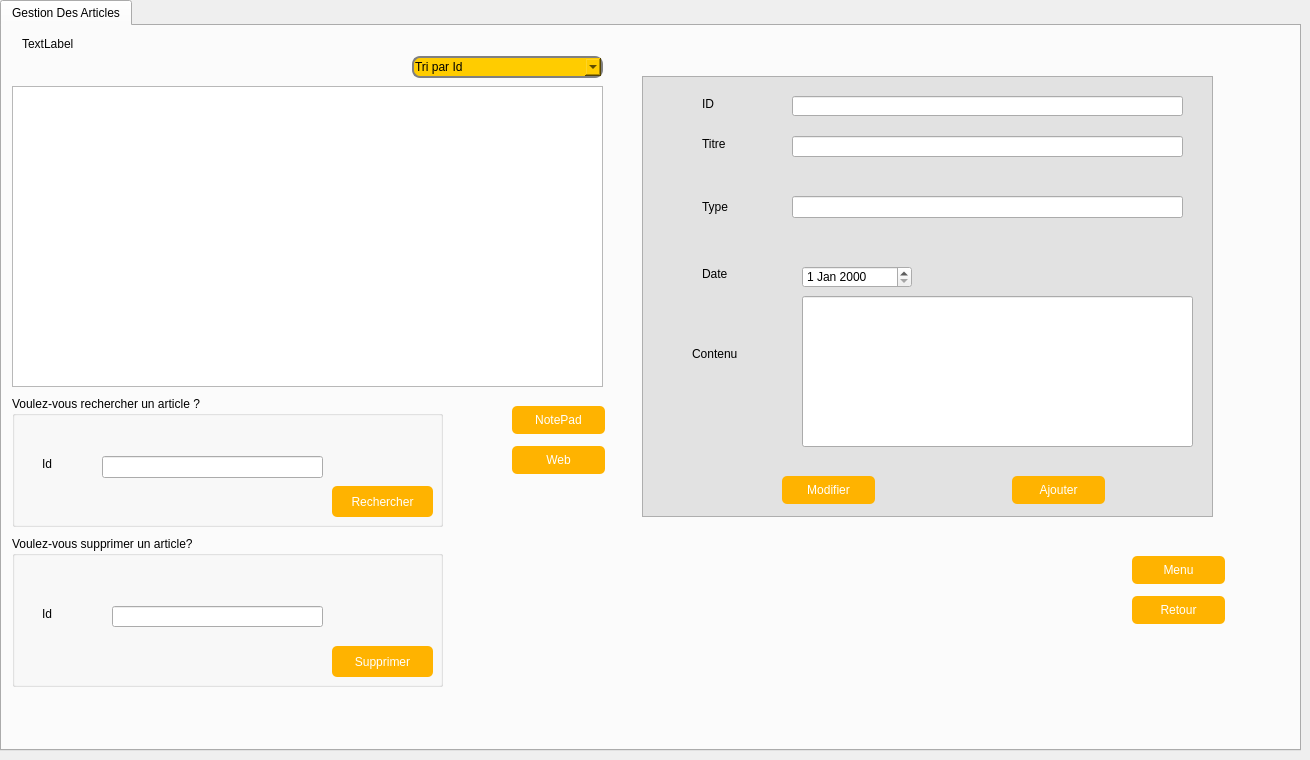
    <widget class="QWidget" name="page_5">
     <widget class="QTabWidget" name="tabWidget_2">
      <property name="geometry">
       <rect>
        <x>0</x>
        <y>0</y>
        <width>1301</width>
        <height>751</height>
       </rect>
      </property>
      <property name="styleSheet">
       <string notr="true">font: 10pt &quot;MS Shell Dlg 2&quot;;</string>
      </property>
      <property name="currentIndex">
       <number>0</number>
      </property>
      <widget class="QWidget" name="tab_2">
       <attribute name="title">
        <string>Gestion Des Articles</string>
       </attribute>
       <widget class="QLabel" name="label_14">
        <property name="geometry">
         <rect>
          <x>700</x>
          <y>110</y>
          <width>41</width>
          <height>16</height>
         </rect>
        </property>
        <property name="text">
         <string>Titre</string>
        </property>
       </widget>
       <widget class="QLabel" name="label_13">
        <property name="geometry">
         <rect>
          <x>700</x>
          <y>240</y>
          <width>41</width>
          <height>16</height>
         </rect>
        </property>
        <property name="text">
         <string>Date</string>
        </property>
       </widget>
       <widget class="QLabel" name="label_16">
        <property name="geometry">
         <rect>
          <x>700</x>
          <y>170</y>
          <width>41</width>
          <height>21</height>
         </rect>
        </property>
        <property name="text">
         <string>Type</string>
        </property>
       </widget>
       <widget class="QLabel" name="label_18">
        <property name="geometry">
         <rect>
          <x>690</x>
          <y>320</y>
          <width>71</width>
          <height>16</height>
         </rect>
        </property>
        <property name="text">
         <string>Contenu</string>
        </property>
       </widget>
       <widget class="QLineEdit" name="lineEdit_ida">
        <property name="geometry">
         <rect>
          <x>790</x>
          <y>70</y>
          <width>391</width>
          <height>20</height>
         </rect>
        </property>
       </widget>
       <widget class="QLineEdit" name="lineEdit_titre">
        <property name="geometry">
         <rect>
          <x>800</x>
          <y>270</y>
          <width>391</width>
          <height>151</height>
         </rect>
        </property>
       </widget>
       <widget class="QLineEdit" name="lineEdit_type">
        <property name="geometry">
         <rect>
          <x>790</x>
          <y>170</y>
          <width>391</width>
          <height>22</height>
         </rect>
        </property>
       </widget>
       <widget class="QDateEdit" name="dateEdit">
        <property name="geometry">
         <rect>
          <x>800</x>
          <y>240</y>
          <width>110</width>
          <height>22</height>
         </rect>
        </property>
       </widget>
       <widget class="QLineEdit" name="lineEdit_6">
        <property name="geometry">
         <rect>
          <x>790</x>
          <y>110</y>
          <width>391</width>
          <height>21</height>
         </rect>
        </property>
       </widget>
       <widget class="QPushButton" name="pushButton_ajouterartcile">
        <property name="geometry">
         <rect>
          <x>1010</x>
          <y>450</y>
          <width>93</width>
          <height>28</height>
         </rect>
        </property>
        <property name="styleSheet">
         <string notr="true">QPushButton {
padding: 1px;
border-style: solid;
border: 2px solid gray;
border-radius: 8px;
background-color: rgb(170, 150, 123);
border:2px solid #000;
}
QPushButton {
     color: #fff !important;

text-decoration: none;
background: #ffb300;

border-radius: 5px;
display: inline-block;
border: none;
transition: all 0.4s ease 0s;
 }
 QPushButton:hover {
     background: #ffcc00;
	background-color: ;
letter-spacing: 1px;
-webkit-box-shadow: 0px 5px 40px -10px rgba(0,0,0,0.57);
-moz-box-shadow: 0px 5px 40px -10px rgba(0,0,0,0.57);
box-shadow: 5px 40px -10px rgba(0,0,0,0.57);
transition: all 0.4s ease 0s;
 }</string>
        </property>
        <property name="text">
         <string>Ajouter</string>
        </property>
       </widget>
       <widget class="QPushButton" name="pushButton_modifierarticle">
        <property name="geometry">
         <rect>
          <x>780</x>
          <y>450</y>
          <width>93</width>
          <height>28</height>
         </rect>
        </property>
        <property name="styleSheet">
         <string notr="true">QPushButton {
padding: 1px;
border-style: solid;
border: 2px solid gray;
border-radius: 8px;
background-color: rgb(170, 150, 123);
border:2px solid #000;
}
QPushButton {
     color: #fff !important;

text-decoration: none;
background: #ffb300;

border-radius: 5px;
display: inline-block;
border: none;
transition: all 0.4s ease 0s;
 }
 QPushButton:hover {
     background: #ffcc00;
	background-color: ;
letter-spacing: 1px;
-webkit-box-shadow: 0px 5px 40px -10px rgba(0,0,0,0.57);
-moz-box-shadow: 0px 5px 40px -10px rgba(0,0,0,0.57);
box-shadow: 5px 40px -10px rgba(0,0,0,0.57);
transition: all 0.4s ease 0s;
 }</string>
        </property>
        <property name="text">
         <string>Modifier</string>
        </property>
       </widget>
       <widget class="QLabel" name="label_12">
        <property name="geometry">
         <rect>
          <x>700</x>
          <y>70</y>
          <width>31</width>
          <height>16</height>
         </rect>
        </property>
        <property name="styleSheet">
         <string notr="true">font: 10pt &quot;MS Shell Dlg 2&quot;;</string>
        </property>
        <property name="text">
         <string>ID</string>
        </property>
       </widget>
       <widget class="QGroupBox" name="groupBox_2">
        <property name="geometry">
         <rect>
          <x>10</x>
          <y>370</y>
          <width>431</width>
          <height>131</height>
         </rect>
        </property>
        <property name="title">
         <string>Voulez-vous rechercher un article ?</string>
        </property>
        <widget class="QLineEdit" name="lineEdit_recherchearticle">
         <property name="geometry">
          <rect>
           <x>90</x>
           <y>60</y>
           <width>221</width>
           <height>22</height>
          </rect>
         </property>
        </widget>
        <widget class="QPushButton" name="pushButton_rechercharticle">
         <property name="geometry">
          <rect>
           <x>320</x>
           <y>90</y>
           <width>101</width>
           <height>31</height>
          </rect>
         </property>
         <property name="styleSheet">
          <string notr="true">QPushButton {
padding: 1px;
border-style: solid;
border: 2px solid gray;
border-radius: 8px;
background-color: rgb(170, 150, 123);
border:2px solid #000;
}
QPushButton {
     color: #fff !important;

text-decoration: none;
background: #ffb300;

border-radius: 5px;
display: inline-block;
border: none;
transition: all 0.4s ease 0s;
 }
 QPushButton:hover {
     background: #ffcc00;
	background-color: ;
letter-spacing: 1px;
-webkit-box-shadow: 0px 5px 40px -10px rgba(0,0,0,0.57);
-moz-box-shadow: 0px 5px 40px -10px rgba(0,0,0,0.57);
box-shadow: 5px 40px -10px rgba(0,0,0,0.57);
transition: all 0.4s ease 0s;
 }</string>
         </property>
         <property name="text">
          <string>Rechercher</string>
         </property>
        </widget>
        <widget class="QLabel" name="label_19">
         <property name="geometry">
          <rect>
           <x>30</x>
           <y>60</y>
           <width>21</width>
           <height>16</height>
          </rect>
         </property>
         <property name="text">
          <string>Id</string>
         </property>
        </widget>
        <widget class="QLabel" name="label_62">
         <property name="geometry">
          <rect>
           <x>350</x>
           <y>50</y>
           <width>41</width>
           <height>31</height>
          </rect>
         </property>
         <property name="styleSheet">
          <string notr="true">image:url(:/img/find2.png)</string>
         </property>
         <property name="text">
          <string/>
         </property>
        </widget>
       </widget>
       <widget class="QGroupBox" name="groupBox_3">
        <property name="geometry">
         <rect>
          <x>10</x>
          <y>510</y>
          <width>431</width>
          <height>151</height>
         </rect>
        </property>
        <property name="title">
         <string>Voulez-vous supprimer un article?</string>
        </property>
        <widget class="QLineEdit" name="lineEdit_supparticle">
         <property name="geometry">
          <rect>
           <x>100</x>
           <y>70</y>
           <width>211</width>
           <height>21</height>
          </rect>
         </property>
        </widget>
        <widget class="QPushButton" name="pushButton_supparticle">
         <property name="geometry">
          <rect>
           <x>320</x>
           <y>110</y>
           <width>101</width>
           <height>31</height>
          </rect>
         </property>
         <property name="styleSheet">
          <string notr="true">QPushButton {
padding: 1px;
border-style: solid;
border: 2px solid gray;
border-radius: 8px;
background-color: rgb(170, 150, 123);
border:2px solid #000;
}
QPushButton {
     color: #fff !important;

text-decoration: none;
background: #ffb300;

border-radius: 5px;
display: inline-block;
border: none;
transition: all 0.4s ease 0s;
 }
 QPushButton:hover {
     background: #ffcc00;
	background-color: ;
letter-spacing: 1px;
-webkit-box-shadow: 0px 5px 40px -10px rgba(0,0,0,0.57);
-moz-box-shadow: 0px 5px 40px -10px rgba(0,0,0,0.57);
box-shadow: 5px 40px -10px rgba(0,0,0,0.57);
transition: all 0.4s ease 0s;
 }</string>
         </property>
         <property name="text">
          <string>Supprimer</string>
         </property>
        </widget>
        <widget class="QLabel" name="label_20">
         <property name="geometry">
          <rect>
           <x>30</x>
           <y>70</y>
           <width>21</width>
           <height>16</height>
          </rect>
         </property>
         <property name="text">
          <string>Id</string>
         </property>
        </widget>
        <widget class="QLabel" name="label_60">
         <property name="geometry">
          <rect>
           <x>350</x>
           <y>70</y>
           <width>41</width>
           <height>31</height>
          </rect>
         </property>
         <property name="styleSheet">
          <string notr="true">image:url(:/img/delete2.png)</string>
         </property>
         <property name="text">
          <string/>
         </property>
        </widget>
       </widget>
       <widget class="QTableView" name="tabarticle">
        <property name="geometry">
         <rect>
          <x>10</x>
          <y>60</y>
          <width>591</width>
          <height>301</height>
         </rect>
        </property>
       </widget>
       <widget class="QComboBox" name="comboBox_4">
        <property name="geometry">
         <rect>
          <x>410</x>
          <y>30</y>
          <width>191</width>
          <height>22</height>
         </rect>
        </property>
        <property name="styleSheet">
         <string notr="true">
padding: 1px;
border-style: solid;
border: 2px solid gray;
border-radius: 8px;
background-color: #ffcc00;
border:2px solid #ff;
</string>
        </property>
        <item>
         <property name="text">
          <string>Tri par Id</string>
         </property>
        </item>
       </widget>
       <widget class="QPushButton" name="pushButton_20">
        <property name="geometry">
         <rect>
          <x>510</x>
          <y>380</y>
          <width>93</width>
          <height>28</height>
         </rect>
        </property>
        <property name="styleSheet">
         <string notr="true">QPushButton {
padding: 1px;
border-style: solid;
border: 2px solid gray;
border-radius: 8px;
background-color: rgb(170, 150, 123);
border:2px solid #000;
}
QPushButton {
     color: #fff !important;

text-decoration: none;
background: #ffb300;

border-radius: 5px;
display: inline-block;
border: none;
transition: all 0.4s ease 0s;
 }
 QPushButton:hover {
     background: #ffcc00;
	background-color: ;
letter-spacing: 1px;
-webkit-box-shadow: 0px 5px 40px -10px rgba(0,0,0,0.57);
-moz-box-shadow: 0px 5px 40px -10px rgba(0,0,0,0.57);
box-shadow: 5px 40px -10px rgba(0,0,0,0.57);
transition: all 0.4s ease 0s;
 }</string>
        </property>
        <property name="text">
         <string>NotePad</string>
        </property>
       </widget>
       <widget class="QPushButton" name="pushButton_25">
        <property name="geometry">
         <rect>
          <x>510</x>
          <y>420</y>
          <width>93</width>
          <height>28</height>
         </rect>
        </property>
        <property name="styleSheet">
         <string notr="true">QPushButton {
padding: 1px;
border-style: solid;
border: 2px solid gray;
border-radius: 8px;
background-color: rgb(170, 150, 123);
border:2px solid #000;
}
QPushButton {
     color: #fff !important;

text-decoration: none;
background: #ffb300;

border-radius: 5px;
display: inline-block;
border: none;
transition: all 0.4s ease 0s;
 }
 QPushButton:hover {
     background: #ffcc00;
	background-color: ;
letter-spacing: 1px;
-webkit-box-shadow: 0px 5px 40px -10px rgba(0,0,0,0.57);
-moz-box-shadow: 0px 5px 40px -10px rgba(0,0,0,0.57);
box-shadow: 5px 40px -10px rgba(0,0,0,0.57);
transition: all 0.4s ease 0s;
 }</string>
        </property>
        <property name="text">
         <string>Web</string>
        </property>
       </widget>
       <widget class="QLabel" name="clock2">
        <property name="geometry">
         <rect>
          <x>20</x>
          <y>10</y>
          <width>161</width>
          <height>16</height>
         </rect>
        </property>
        <property name="styleSheet">
         <string notr="true">font: 13pt &quot;MS Shell Dlg 2&quot;;
color:rgb(6, 6, 6)</string>
        </property>
        <property name="text">
         <string>TextLabel</string>
        </property>
       </widget>
       <widget class="QLabel" name="label_57">
        <property name="geometry">
         <rect>
          <x>870</x>
          <y>140</y>
          <width>251</width>
          <height>16</height>
         </rect>
        </property>
        <property name="styleSheet">
         <string notr="true">color:rgb(255, 28, 12)</string>
        </property>
        <property name="text">
         <string/>
        </property>
       </widget>
       <widget class="QLabel" name="label_58">
        <property name="geometry">
         <rect>
          <x>870</x>
          <y>200</y>
          <width>251</width>
          <height>16</height>
         </rect>
        </property>
        <property name="styleSheet">
         <string notr="true">color:rgb(255, 28, 12)</string>
        </property>
        <property name="text">
         <string/>
        </property>
       </widget>
       <widget class="QLabel" name="label_59">
        <property name="geometry">
         <rect>
          <x>830</x>
          <y>430</y>
          <width>251</width>
          <height>16</height>
         </rect>
        </property>
        <property name="styleSheet">
         <string notr="true">color:rgb(255, 28, 12)</string>
        </property>
        <property name="text">
         <string/>
        </property>
       </widget>
       <widget class="QPushButton" name="pushButton_29">
        <property name="geometry">
         <rect>
          <x>1130</x>
          <y>530</y>
          <width>93</width>
          <height>28</height>
         </rect>
        </property>
        <property name="styleSheet">
         <string notr="true">QPushButton {
padding: 1px;
border-style: solid;
border: 2px solid gray;
border-radius: 8px;
background-color: rgb(170, 150, 123);
border:2px solid #000;
}
QPushButton {
     color: #fff !important;

text-decoration: none;
background: #ffb300;

border-radius: 5px;
display: inline-block;
border: none;
transition: all 0.4s ease 0s;
 }
 QPushButton:hover {
     background: #ffcc00;
	background-color: ;
letter-spacing: 1px;
-webkit-box-shadow: 0px 5px 40px -10px rgba(0,0,0,0.57);
-moz-box-shadow: 0px 5px 40px -10px rgba(0,0,0,0.57);
box-shadow: 5px 40px -10px rgba(0,0,0,0.57);
transition: all 0.4s ease 0s;
 }</string>
        </property>
        <property name="text">
         <string>Menu</string>
        </property>
       </widget>
       <widget class="QPushButton" name="pushButton_30">
        <property name="geometry">
         <rect>
          <x>1130</x>
          <y>570</y>
          <width>93</width>
          <height>28</height>
         </rect>
        </property>
        <property name="styleSheet">
         <string notr="true">QPushButton {
padding: 1px;
border-style: solid;
border: 2px solid gray;
border-radius: 8px;
background-color: rgb(170, 150, 123);
border:2px solid #000;
}
QPushButton {
     color: #fff !important;

text-decoration: none;
background: #ffb300;

border-radius: 5px;
display: inline-block;
border: none;
transition: all 0.4s ease 0s;
 }
 QPushButton:hover {
     background: #ffcc00;
	background-color: ;
letter-spacing: 1px;
-webkit-box-shadow: 0px 5px 40px -10px rgba(0,0,0,0.57);
-moz-box-shadow: 0px 5px 40px -10px rgba(0,0,0,0.57);
box-shadow: 5px 40px -10px rgba(0,0,0,0.57);
transition: all 0.4s ease 0s;
 }</string>
        </property>
        <property name="text">
         <string>Retour</string>
        </property>
       </widget>
       <widget class="QListWidget" name="listWidget_2">
        <property name="geometry">
         <rect>
          <x>640</x>
          <y>50</y>
          <width>571</width>
          <height>441</height>
         </rect>
        </property>
        <property name="styleSheet">
         <string notr="true">

background:#e2e2e2</string>
        </property>
       </widget>
       <widget class="QLabel" name="label_61">
        <property name="geometry">
         <rect>
          <x>960</x>
          <y>450</y>
          <width>41</width>
          <height>31</height>
         </rect>
        </property>
        <property name="styleSheet">
         <string notr="true">
image: url(:/img/add2.png);</string>
        </property>
        <property name="text">
         <string/>
        </property>
       </widget>
       <widget class="QLabel" name="label_63">
        <property name="geometry">
         <rect>
          <x>710</x>
          <y>450</y>
          <width>55</width>
          <height>31</height>
         </rect>
        </property>
        <property name="styleSheet">
         <string notr="true">image:url(:/img/update2.png)</string>
        </property>
        <property name="text">
         <string/>
        </property>
       </widget>
       <widget class="QLabel" name="label_64">
        <property name="geometry">
         <rect>
          <x>1080</x>
          <y>530</y>
          <width>41</width>
          <height>31</height>
         </rect>
        </property>
        <property name="styleSheet">
         <string notr="true">image:url(:/img/menu2.png)</string>
        </property>
        <property name="text">
         <string/>
        </property>
       </widget>
       <widget class="QLabel" name="label_65">
        <property name="geometry">
         <rect>
          <x>1080</x>
          <y>570</y>
          <width>41</width>
          <height>31</height>
         </rect>
        </property>
        <property name="styleSheet">
         <string notr="true">image:url(:/img/return2.png)</string>
        </property>
        <property name="text">
         <string/>
        </property>
       </widget>
       <widget class="QLabel" name="label_66">
        <property name="geometry">
         <rect>
          <x>450</x>
          <y>420</y>
          <width>41</width>
          <height>31</height>
         </rect>
        </property>
        <property name="styleSheet">
         <string notr="true">image:url(:/img/note.png)</string>
        </property>
        <property name="text">
         <string/>
        </property>
       </widget>
       <widget class="QLabel" name="label_67">
        <property name="geometry">
         <rect>
          <x>450</x>
          <y>380</y>
          <width>55</width>
          <height>31</height>
         </rect>
        </property>
        <property name="styleSheet">
         <string notr="true">image:url(:/img/broswser.png)</string>
        </property>
        <property name="text">
         <string/>
        </property>
       </widget>
       <zorder>listWidget_2</zorder>
       <zorder>label_14</zorder>
       <zorder>label_13</zorder>
       <zorder>label_16</zorder>
       <zorder>label_18</zorder>
       <zorder>lineEdit_ida</zorder>
       <zorder>lineEdit_titre</zorder>
       <zorder>lineEdit_type</zorder>
       <zorder>dateEdit</zorder>
       <zorder>lineEdit_6</zorder>
       <zorder>pushButton_ajouterartcile</zorder>
       <zorder>pushButton_modifierarticle</zorder>
       <zorder>label_12</zorder>
       <zorder>groupBox_2</zorder>
       <zorder>groupBox_3</zorder>
       <zorder>tabarticle</zorder>
       <zorder>comboBox_4</zorder>
       <zorder>pushButton_20</zorder>
       <zorder>pushButton_25</zorder>
       <zorder>clock2</zorder>
       <zorder>label_57</zorder>
       <zorder>label_58</zorder>
       <zorder>label_59</zorder>
       <zorder>pushButton_29</zorder>
       <zorder>pushButton_30</zorder>
       <zorder>label_61</zorder>
       <zorder>label_63</zorder>
       <zorder>label_64</zorder>
       <zorder>label_65</zorder>
       <zorder>label_66</zorder>
       <zorder>label_67</zorder>
      </widget>
     </widget>
    </widget>
